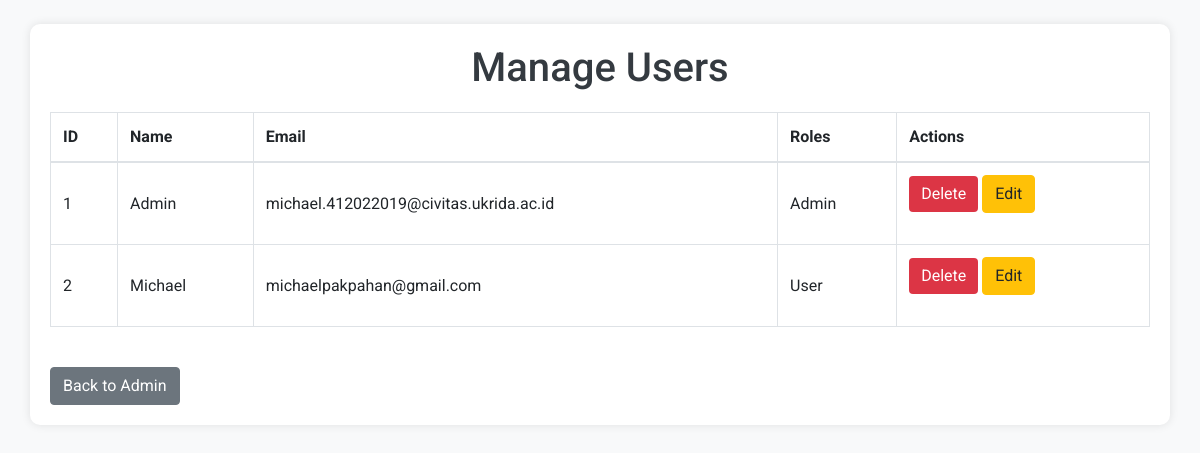
The page /manage_users.php (signed in) on the database its author committed.
### tables this page shows
CREATE TABLE `users` (
  `id` int(11) NOT NULL,
  `name` varchar(255) NOT NULL,
  `email` varchar(255) NOT NULL,
  `password` varchar(255) NOT NULL,
  `is_admin` tinyint(1) DEFAULT 0
);

### manage_users.php (the view, shortened to what this page needs)
<?php
include('config/conn_db.php');
$users = $conn->query("SELECT * FROM users");
?>
<!DOCTYPE html>
<html lang="en">
<head>
  <link href="https://stackpath.bootstrapcdn.com/bootstrap/4.5.2/css/bootstrap.min.css" rel="stylesheet">
  <link rel="stylesheet" href="framework/manage_users.css">
</head>
<body>
  <div class="container mt-4">
    <h1>Manage Users</h1>
    <table class="table table-bordered">
      <thead>
        <tr>
          <th>ID</th>
          <th>Name</th>
          <th>Email</th>
          <th>Roles</th>
          <th>Actions</th>
        </tr>
      </thead>
      <tbody>
        <?php while ($row = $users->fetch_assoc()): ?>
        <tr>
          <td><?= htmlspecialchars($row['id']) ?></td>
          <td><?= htmlspecialchars($row['name']) ?></td>
          <td><?= htmlspecialchars($row['email']) ?></td>
          <td><?= $row['is_admin'] == 1 ? 'Admin' : 'User' ?></td>
          <td>
            <form action="manage_users.php" method="POST" style="display:inline-block;">
              <button type="submit" name="delete_user" class="btn btn-danger">Delete</button>
            </form>
            <button class="btn btn-warning" onclick="showEditForm(<?= htmlspecialchars($row['id']) ?>, '<?= htmlspecialchars($row['name']) ?>', '<?= htmlspecialchars($row['email']) ?>')">Edit</button>
          </td>
        </tr>
        <?php endwhile; ?>
      </tbody>
    </table>
    <a href="admin.php" class="btn btn-secondary mt-4">Back to Admin</a>
  </div>
</body>
</html>

### framework/manage_users.css (style rules this page uses)
body { font-family: 'Roboto', sans-serif; background-color: #f8f9fa; }
.container { background-color: #ffffff; padding: 20px; border-radius: 10px; box-shadow: 0 0 10px rgba(0, 0, 0, 0.1); }
h1, h2 { text-align: center; margin-bottom: 20px; color: #343a40; }
h1 { font-size: 2.5em; }
form { margin-bottom: 20px; }
.table { background-color: #fff; }
.table th, .table td { vertical-align: middle; }
.btn-danger { background-color: #dc3545; border: none; transition: background-color 0.3s, transform 0.3s; }
.btn-warning { background-color: #ffc107; border-color: #ffc107; }

### rows shown on the page
users: id "1", name "Admin", email "michael.412022019@civitas.ukrida.ac.id", is_admin "Admin"
users: id "2", name "Michael", email "michaelpakpahan@gmail.com", is_admin "User"
